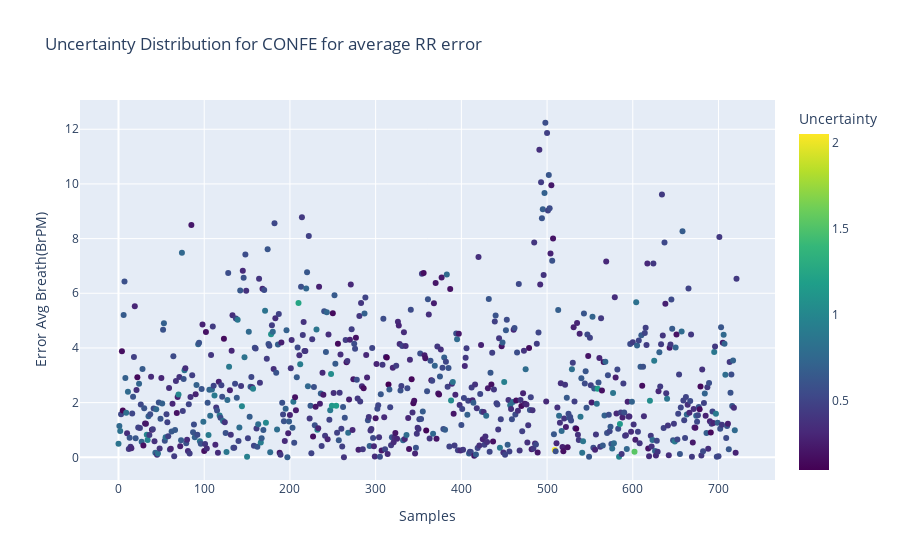
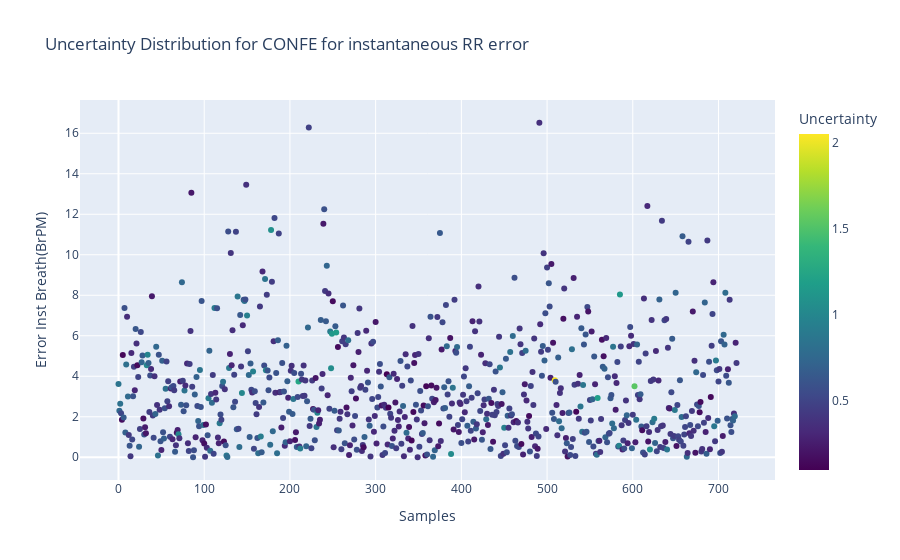

Write notebook code for charts like these, in order.
### Code cell
if input_conf == 'confb':
    fig1 = px.scatter(data_confb,x = 'Samples', y="Absolute Error (BrPM)",title="Epistemic Uncertainty Distribution for "+input_conf.upper(),
                     color="Uncertainty", color_continuous_scale=px.colors.sequential.Viridis,size='Uncertainty')
    fig1.show()

if input_conf == 'confa':
    fig1 = px.scatter(data_confa,x = 'Samples', y="Absolute Error (BrPM)",title="Epistemic Uncertainty Distribution for "+input_conf.upper(),
                   color="Uncertainty", color_continuous_scale=px.colors.sequential.Viridis)
    fig1.show()

if input_conf == 'confd':
    fig1 = px.scatter(data_confd,x = 'Samples', y="Error Avg Breath(BrPM)",title="Uncertainty Distribution for "+input_conf.upper()+ " for average RR error" ,
                     color="Uncertainty", color_continuous_scale=px.colors.sequential.Viridis,size='Uncertainty')
    
    fig2 = px.scatter(data_confd,x = 'Samples', y="Error Inst Breath(BrPM)",title="Uncertainty Distribution for "+input_conf.upper()+ " for instantaneous RR error" ,
                     color="Uncertainty", color_continuous_scale=px.colors.sequential.Viridis,size='Uncertainty')
    fig1.show()
    fig2.show()
     

if input_conf == 'conff':
    fig1 = px.scatter(data_conff,x = 'Samples', y="Error Avg Breath(BrPM)",title="Uncertainty Distribution for "+input_conf.upper()+ " for average RR error" ,
                     color="Uncertainty", color_continuous_scale=px.colors.sequential.Viridis,size='Uncertainty')
    
    fig2 = px.scatter(data_conff,x = 'Samples', y="Error Inst Breath(BrPM)",title="Uncertainty Distribution for "+input_conf.upper()+ " for instantaneous RR error" ,
                     color="Uncertainty", color_continuous_scale=px.colors.sequential.Viridis,size='Uncertainty')
    fig1.show()
    fig2.show()
    
if input_conf == 'confc':
    fig1 = px.scatter(data_confc,x = 'Samples', y="Error Avg Breath(BrPM)",title="Uncertainty Distribution for "+input_conf.upper()+ " for average RR error" ,
                     color="Uncertainty", color_continuous_scale=px.colors.sequential.Viridis)
    
    fig2 = px.scatter(data_confc,x = 'Samples', y="Error Inst Breath(BrPM)",title="Uncertainty Distribution for "+input_conf.upper()+ " for instantaneous RR error" ,
                     color="Uncertainty", color_continuous_scale=px.colors.sequential.Viridis)
    fig1.show()
    fig2.show()
    
if input_conf == 'confe':
    fig1 = px.scatter(data_confe,x = 'Samples', y="Error Avg Breath(BrPM)",title="Uncertainty Distribution for "+input_conf.upper()+ " for average RR error" ,
                     color="Uncertainty", color_continuous_scale=px.colors.sequential.Viridis)
    
    fig2 = px.scatter(data_confe,x = 'Samples', y="Error Inst Breath(BrPM)",title="Uncertainty Distribution for "+input_conf.upper()+ " for instantaneous RR error" ,
                     color="Uncertainty", color_continuous_scale=px.colors.sequential.Viridis)
    fig1.show()
    fig2.show()

### Figure 1 — Plotly figure (JSON) as saved in the notebook; plotly's stock layout.template omitted (floating-point values rounded to 4 significant figures; data arrays with more than 128 entries replaced by an {"elided": "..."} marker saying what was removed)
{"data": [{"hovertemplate": "Samples=%{x}<br>Error Avg Breath(BrPM)=%{y}<br>Uncertainty=%{marker.color}<extra></extra>", "legendgroup": "", "marker": {"color": {"elided": "722 float values"}, "coloraxis": "coloraxis", "symbol": "circle"}, "mode": "markers", "name": "", "orientation": "v", "showlegend": false, "type": "scatter", "x": {"elided": "722 int values"}, "xaxis": "x", "y": {"elided": "722 float values"}, "yaxis": "y"}], "layout": {"coloraxis": {"colorbar": {"title": {"text": "Uncertainty"}}, "colorscale": [[0, "#440154"], [0.1111, "#482878"], [0.2222, "#3e4989"], [0.3333, "#31688e"], [0.4444, "#26828e"], [0.5556, "#1f9e89"], [0.6667, "#35b779"], [0.7778, "#6ece58"], [0.8889, "#b5de2b"], [1, "#fde725"]]}, "legend": {"tracegroupgap": 0}, "title": {"text": "Uncertainty Distribution for CONFE for average RR error"}, "xaxis": {"anchor": "y", "domain": [0, 1], "title": {"text": "Samples"}}, "yaxis": {"anchor": "x", "domain": [0, 1], "title": {"text": "Error Avg Breath(BrPM)"}}}}

### Figure 2 — Plotly figure (JSON) as saved in the notebook; plotly's stock layout.template omitted (floating-point values rounded to 4 significant figures; data arrays with more than 128 entries replaced by an {"elided": "..."} marker saying what was removed)
{"data": [{"hovertemplate": "Samples=%{x}<br>Error Inst Breath(BrPM)=%{y}<br>Uncertainty=%{marker.color}<extra></extra>", "legendgroup": "", "marker": {"color": {"elided": "722 float values"}, "coloraxis": "coloraxis", "symbol": "circle"}, "mode": "markers", "name": "", "orientation": "v", "showlegend": false, "type": "scatter", "x": {"elided": "722 int values"}, "xaxis": "x", "y": {"elided": "722 float values"}, "yaxis": "y"}], "layout": {"coloraxis": {"colorbar": {"title": {"text": "Uncertainty"}}, "colorscale": [[0, "#440154"], [0.1111, "#482878"], [0.2222, "#3e4989"], [0.3333, "#31688e"], [0.4444, "#26828e"], [0.5556, "#1f9e89"], [0.6667, "#35b779"], [0.7778, "#6ece58"], [0.8889, "#b5de2b"], [1, "#fde725"]]}, "legend": {"tracegroupgap": 0}, "title": {"text": "Uncertainty Distribution for CONFE for instantaneous RR error"}, "xaxis": {"anchor": "y", "domain": [0, 1], "title": {"text": "Samples"}}, "yaxis": {"anchor": "x", "domain": [0, 1], "title": {"text": "Error Inst Breath(BrPM)"}}}}
